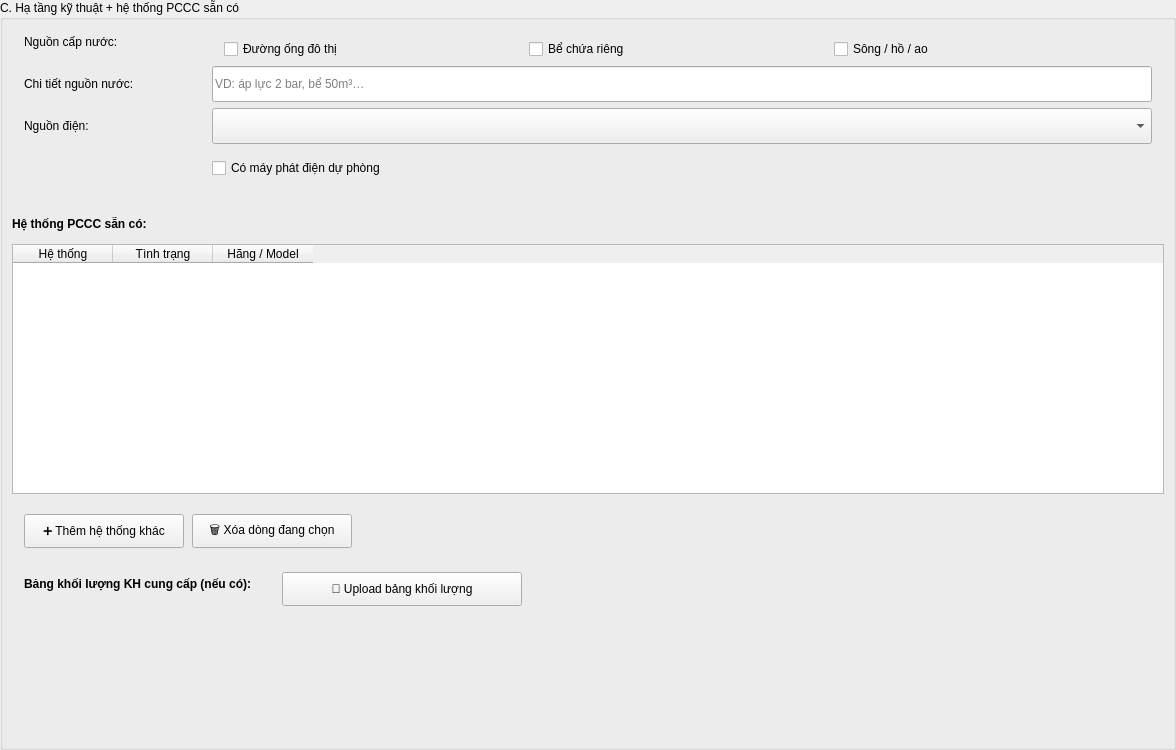
            <widget class="QGroupBox" name="ks_gb_C">
             <property name="title">
              <string>C. Hạ tầng kỹ thuật + hệ thống PCCC sẵn có</string>
             </property>
             <property name="geometry">
              <rect>
               <x>12</x>
               <y>328</y>
               <width>1176</width>
               <height>750</height>
              </rect>
             </property>
             <widget class="QWidget" name="wrap_12">
              <property name="geometry">
               <rect>
                <x>12</x>
                <y>12</y>
                <width>1152</width>
                <height>192</height>
               </rect>
              </property>
              <widget class="QLabel" name="ks_lbl_nn">
               <property name="text">
                <string>Nguồn cấp nước:</string>
               </property>
               <property name="geometry">
                <rect>
                 <x>12</x>
                 <y>18</y>
                 <width>180</width>
                 <height>24</height>
                </rect>
               </property>
              </widget>
              <widget class="QWidget" name="ks_nn_widget" native="true">
               <property name="geometry">
                <rect>
                 <x>200</x>
                 <y>12</y>
                 <width>940</width>
                 <height>50</height>
                </rect>
               </property>
               <widget class="QCheckBox" name="ks_nn_duong_ong">
                <property name="text">
                 <string>Đường ống đô thị</string>
                </property>
                <property name="geometry">
                 <rect>
                  <x>12</x>
                  <y>12</y>
                  <width>297</width>
                  <height>26</height>
                 </rect>
                </property>
               </widget>
               <widget class="QCheckBox" name="ks_nn_be_chua">
                <property name="text">
                 <string>Bể chứa riêng</string>
                </property>
                <property name="geometry">
                 <rect>
                  <x>317</x>
                  <y>12</y>
                  <width>297</width>
                  <height>26</height>
                 </rect>
                </property>
               </widget>
               <widget class="QCheckBox" name="ks_nn_song_ho">
                <property name="text">
                 <string>Sông / hồ / ao</string>
                </property>
                <property name="geometry">
                 <rect>
                  <x>622</x>
                  <y>12</y>
                  <width>297</width>
                  <height>26</height>
                 </rect>
                </property>
               </widget>
              </widget>
              <widget class="QLabel" name="ks_lbl_nn_ct">
               <property name="text">
                <string>Chi tiết nguồn nước:</string>
               </property>
               <property name="geometry">
                <rect>
                 <x>12</x>
                 <y>60</y>
                 <width>180</width>
                 <height>24</height>
                </rect>
               </property>
              </widget>
              <widget class="QLineEdit" name="ks_nguon_nuoc_chi_tiet">
               <property name="placeholderText">
                <string>VD: áp lực 2 bar, bể 50m³…</string>
               </property>
               <property name="geometry">
                <rect>
                 <x>200</x>
                 <y>54</y>
                 <width>940</width>
                 <height>36</height>
                </rect>
               </property>
              </widget>
              <widget class="QLabel" name="ks_lbl_nguon_dien">
               <property name="text">
                <string>Nguồn điện:</string>
               </property>
               <property name="geometry">
                <rect>
                 <x>12</x>
                 <y>102</y>
                 <width>180</width>
                 <height>24</height>
                </rect>
               </property>
              </widget>
              <widget class="QComboBox" name="ks_nguon_dien">
               <property name="geometry">
                <rect>
                 <x>200</x>
                 <y>96</y>
                 <width>940</width>
                 <height>36</height>
                </rect>
               </property>
              </widget>
              <widget class="QCheckBox" name="ks_co_may_phat">
               <property name="text">
                <string>Có máy phát điện dự phòng</string>
               </property>
               <property name="geometry">
                <rect>
                 <x>200</x>
                 <y>138</y>
                 <width>940</width>
                 <height>36</height>
                </rect>
               </property>
              </widget>
             </widget>
             <widget class="QLabel" name="ks_lbl_ht_san_co">
              <property name="text">
               <string>&lt;b&gt;Hệ thống PCCC sẵn có:&lt;/b&gt;</string>
              </property>
              <property name="geometry">
               <rect>
                <x>12</x>
                <y>212</y>
                <width>1152</width>
                <height>24</height>
               </rect>
              </property>
             </widget>
             <widget class="QTableWidget" name="ks_tb_ht_san_co">
              <column>
               <property name="text">
                <string>Hệ thống</string>
               </property>
              </column>
              <column>
               <property name="text">
                <string>Tình trạng</string>
               </property>
              </column>
              <column>
               <property name="text">
                <string>Hãng / Model</string>
               </property>
              </column>
              <property name="geometry">
               <rect>
                <x>12</x>
                <y>244</y>
                <width>1152</width>
                <height>250</height>
               </rect>
              </property>
             </widget>
             <widget class="QWidget" name="wrap_502">
              <property name="geometry">
               <rect>
                <x>12</x>
                <y>502</y>
                <width>1152</width>
                <height>50</height>
               </rect>
              </property>
              <widget class="QPushButton" name="ks_btn_add_ht">
               <property name="text">
                <string>➕ Thêm hệ thống khác</string>
               </property>
               <property name="geometry">
                <rect>
                 <x>12</x>
                 <y>12</y>
                 <width>160</width>
                 <height>34</height>
                </rect>
               </property>
              </widget>
              <widget class="QPushButton" name="ks_btn_del_ht">
               <property name="text">
                <string>🗑 Xóa dòng đang chọn</string>
               </property>
               <property name="geometry">
                <rect>
                 <x>180</x>
                 <y>12</y>
                 <width>160</width>
                 <height>34</height>
                </rect>
               </property>
              </widget>
             </widget>
             <widget class="QWidget" name="wrap_560">
              <property name="geometry">
               <rect>
                <x>12</x>
                <y>560</y>
                <width>1152</width>
                <height>50</height>
               </rect>
              </property>
              <widget class="QLabel" name="ks_lbl_bkl">
               <property name="text">
                <string>&lt;b&gt;Bảng khối lượng KH cung cấp (nếu có):&lt;/b&gt;</string>
               </property>
               <property name="geometry">
                <rect>
                 <x>12</x>
                 <y>12</y>
                 <width>250</width>
                 <height>24</height>
                </rect>
               </property>
              </widget>
              <widget class="QPushButton" name="ks_btn_upload_bkl">
               <property name="maximumSize">
                <size>
                 <width>240</width>
                 <height>16777215</height>
                </size>
               </property>
               <property name="text">
                <string>📎 Upload bảng khối lượng</string>
               </property>
               <property name="geometry">
                <rect>
                 <x>270</x>
                 <y>12</y>
                 <width>240</width>
                 <height>34</height>
                </rect>
               </property>
              </widget>
              <widget class="QLabel" name="ks_bkl_status">
               <property name="styleSheet">
                <string notr="true">color: #555; font-style: italic;</string>
               </property>
               <property name="text">
                <string />
               </property>
               <property name="geometry">
                <rect>
                 <x>518</x>
                 <y>12</y>
                 <width>250</width>
                 <height>24</height>
                </rect>
               </property>
              </widget>
             </widget>
            </widget>
